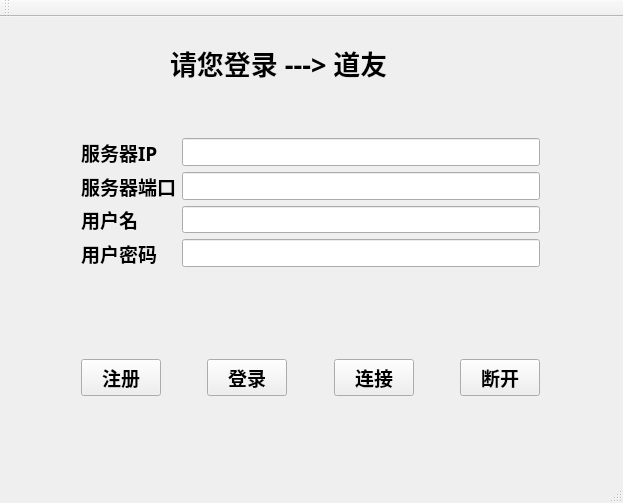
<?xml version="1.0" encoding="UTF-8"?>
<ui version="4.0">
 <class>MainWindow</class>
 <widget class="QMainWindow" name="MainWindow">
  <property name="geometry">
   <rect>
    <x>0</x>
    <y>0</y>
    <width>623</width>
    <height>503</height>
   </rect>
  </property>
  <property name="windowTitle">
   <string>道友客户端</string>
  </property>
  <property name="windowIcon">
   <iconset resource="res.qrc">
    <normaloff>:/image/img1.jpg</normaloff>:/image/img1.jpg</iconset>
  </property>
  <property name="styleSheet">
   <string notr="true">#MainWindow{
background-image: url(:/image/img2.jpg);
}</string>
  </property>
  <widget class="QWidget" name="centralWidget">
   <widget class="QLabel" name="label">
    <property name="geometry">
     <rect>
      <x>170</x>
      <y>20</y>
      <width>271</width>
      <height>51</height>
     </rect>
    </property>
    <property name="font">
     <font>
      <family>华文彩云</family>
      <pointsize>20</pointsize>
      <weight>75</weight>
      <bold>true</bold>
     </font>
    </property>
    <property name="text">
     <string>请您登录 ---&gt; 道友</string>
    </property>
   </widget>
   <widget class="QWidget" name="layoutWidget">
    <property name="geometry">
     <rect>
      <x>70</x>
      <y>110</y>
      <width>481</width>
      <height>151</height>
     </rect>
    </property>
    <layout class="QFormLayout" name="formLayout">
     <property name="fieldGrowthPolicy">
      <enum>QFormLayout::AllNonFixedFieldsGrow</enum>
     </property>
     <item row="0" column="0">
      <widget class="QLabel" name="label_2">
       <property name="font">
        <font>
         <family>楷体</family>
         <pointsize>14</pointsize>
         <weight>75</weight>
         <bold>true</bold>
        </font>
       </property>
       <property name="text">
        <string>服务器IP</string>
       </property>
      </widget>
     </item>
     <item row="3" column="0">
      <widget class="QLabel" name="label_3">
       <property name="font">
        <font>
         <family>楷体</family>
         <pointsize>14</pointsize>
         <weight>75</weight>
         <bold>true</bold>
        </font>
       </property>
       <property name="text">
        <string>用户密码</string>
       </property>
      </widget>
     </item>
     <item row="1" column="0">
      <widget class="QLabel" name="label_5">
       <property name="font">
        <font>
         <family>楷体</family>
         <pointsize>14</pointsize>
         <weight>75</weight>
         <bold>true</bold>
        </font>
       </property>
       <property name="text">
        <string>服务器端口</string>
       </property>
      </widget>
     </item>
     <item row="2" column="0">
      <widget class="QLabel" name="label_4">
       <property name="font">
        <font>
         <family>楷体</family>
         <pointsize>14</pointsize>
         <weight>75</weight>
         <bold>true</bold>
        </font>
       </property>
       <property name="text">
        <string>用户名</string>
       </property>
      </widget>
     </item>
     <item row="0" column="1">
      <widget class="QLineEdit" name="lineEditIP">
       <property name="font">
        <font>
         <family>楷体</family>
         <pointsize>12</pointsize>
         <weight>75</weight>
         <bold>true</bold>
        </font>
       </property>
      </widget>
     </item>
     <item row="1" column="1">
      <widget class="QLineEdit" name="lineEditPort">
       <property name="font">
        <font>
         <family>楷体</family>
         <pointsize>12</pointsize>
         <weight>75</weight>
         <bold>true</bold>
        </font>
       </property>
      </widget>
     </item>
     <item row="2" column="1">
      <widget class="QLineEdit" name="lineEditUserName">
       <property name="font">
        <font>
         <family>楷体</family>
         <pointsize>12</pointsize>
         <weight>75</weight>
         <bold>true</bold>
        </font>
       </property>
      </widget>
     </item>
     <item row="3" column="1">
      <widget class="QLineEdit" name="lineEditPasswd">
       <property name="font">
        <font>
         <family>楷体</family>
         <pointsize>12</pointsize>
         <weight>75</weight>
         <bold>true</bold>
        </font>
       </property>
       <property name="echoMode">
        <enum>QLineEdit::Password</enum>
       </property>
      </widget>
     </item>
    </layout>
   </widget>
   <widget class="QWidget" name="layoutWidget">
    <property name="geometry">
     <rect>
      <x>70</x>
      <y>310</y>
      <width>481</width>
      <height>101</height>
     </rect>
    </property>
    <layout class="QHBoxLayout" name="horizontalLayout">
     <item>
      <widget class="QPushButton" name="pushButtonRegister">
       <property name="font">
        <font>
         <family>楷体</family>
         <pointsize>14</pointsize>
         <weight>75</weight>
         <bold>true</bold>
        </font>
       </property>
       <property name="text">
        <string>注册</string>
       </property>
      </widget>
     </item>
     <item>
      <spacer name="horizontalSpacer">
       <property name="orientation">
        <enum>Qt::Horizontal</enum>
       </property>
       <property name="sizeHint" stdset="0">
        <size>
         <width>40</width>
         <height>20</height>
        </size>
       </property>
      </spacer>
     </item>
     <item>
      <widget class="QPushButton" name="pushButtonLogin">
       <property name="font">
        <font>
         <family>楷体</family>
         <pointsize>14</pointsize>
         <weight>75</weight>
         <bold>true</bold>
        </font>
       </property>
       <property name="text">
        <string>登录</string>
       </property>
      </widget>
     </item>
     <item>
      <spacer name="horizontalSpacer_2">
       <property name="orientation">
        <enum>Qt::Horizontal</enum>
       </property>
       <property name="sizeHint" stdset="0">
        <size>
         <width>40</width>
         <height>20</height>
        </size>
       </property>
      </spacer>
     </item>
     <item>
      <widget class="QPushButton" name="pushButtonConnect">
       <property name="font">
        <font>
         <family>楷体</family>
         <pointsize>14</pointsize>
         <weight>75</weight>
         <bold>true</bold>
        </font>
       </property>
       <property name="text">
        <string>连接</string>
       </property>
      </widget>
     </item>
     <item>
      <spacer name="horizontalSpacer_3">
       <property name="orientation">
        <enum>Qt::Horizontal</enum>
       </property>
       <property name="sizeHint" stdset="0">
        <size>
         <width>40</width>
         <height>20</height>
        </size>
       </property>
      </spacer>
     </item>
     <item>
      <widget class="QPushButton" name="pushButtonClose">
       <property name="font">
        <font>
         <family>楷体</family>
         <pointsize>14</pointsize>
         <weight>75</weight>
         <bold>true</bold>
        </font>
       </property>
       <property name="text">
        <string>断开</string>
       </property>
      </widget>
     </item>
    </layout>
   </widget>
  </widget>
  <widget class="QMenuBar" name="menuBar">
   <property name="geometry">
    <rect>
     <x>0</x>
     <y>0</y>
     <width>623</width>
     <height>26</height>
    </rect>
   </property>
  </widget>
  <widget class="QToolBar" name="mainToolBar">
   <attribute name="toolBarArea">
    <enum>TopToolBarArea</enum>
   </attribute>
   <attribute name="toolBarBreak">
    <bool>false</bool>
   </attribute>
  </widget>
  <widget class="QStatusBar" name="statusBar"/>
 </widget>
 <layoutdefault spacing="6" margin="11"/>
 <resources>
  <include location="res.qrc"/>
 </resources>
 <connections/>
</ui>
